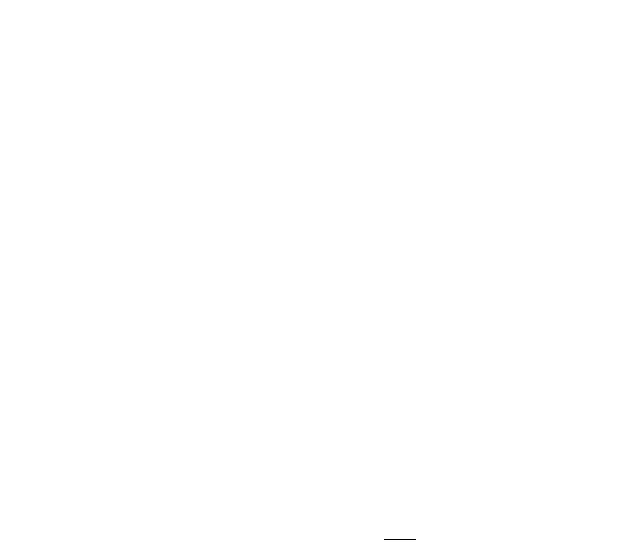
Frame 1 (no input)
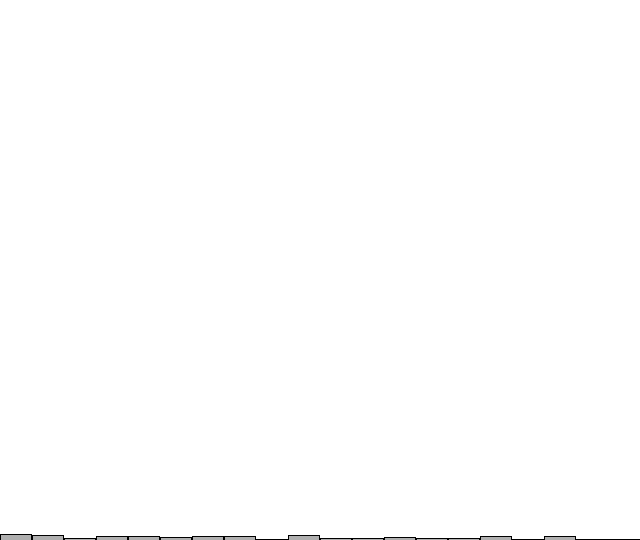
Frame 60 (the mouse pressed at the canvas centre just before this capture)
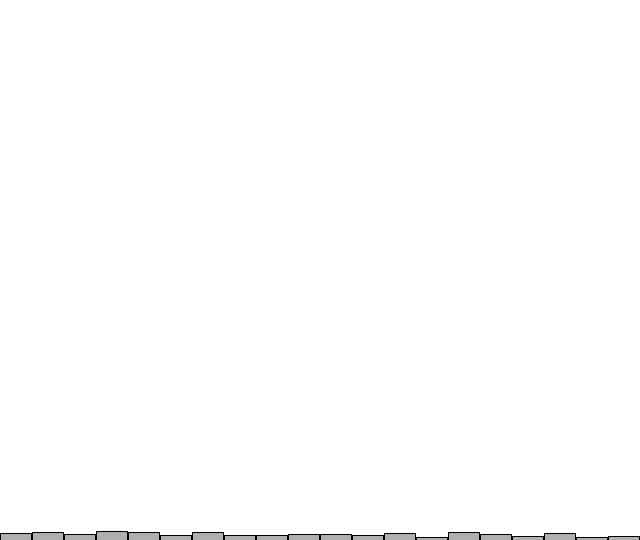
Frame 120 (the mouse held since frame 60 and released just before this capture)

The Processing sketch that drew these frames (run headless with seeded random() and noise(); from frame 60 on, the mouse is pressed at the canvas centre):

// Processing sketch: build
// ── build.pde
int[] randomCounts;

void setup() {
	size(640,540);
	randomCounts = new int[20];
}

void draw() {
	background(255);
	int index = int(random(randomCounts.length));
	randomCounts[index]++;
	stroke(0);
	fill(175);
	int w = width/randomCounts.length;
	for (int x = 0; x < randomCounts.length; x++){
		rect(x*w,height-randomCounts[x], w-1, randomCounts[x]);
	}
}
